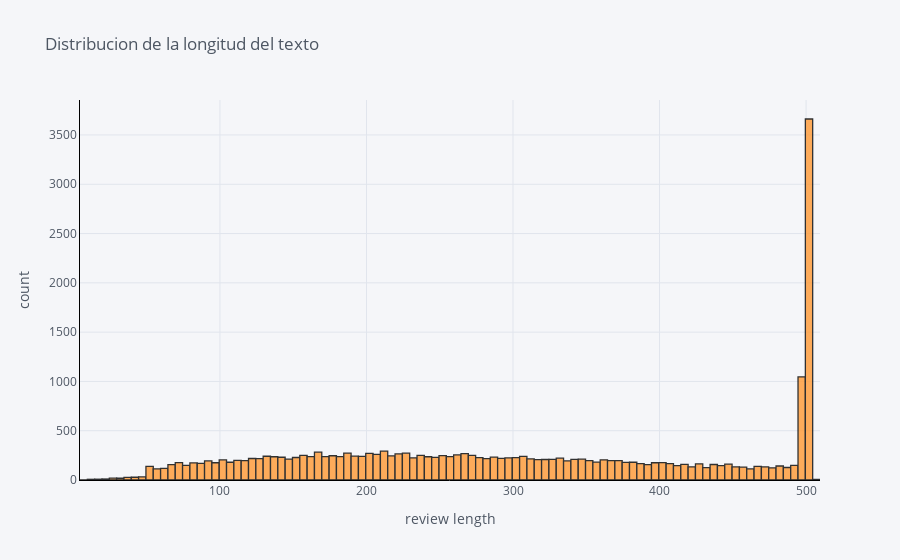

The notebook cell saved with this chart:
### Markdown cell above
### LONGITUD DEL TEXTO

### Code cell
df['c_review_len'].iplot(
    kind='hist',
    bins=100,
    xTitle='review length',
    linecolor='black',
    yTitle='count',
    title='Distribucion de la longitud del texto')

### Figure 1 — Plotly figure (JSON) as saved in the notebook; plotly's stock layout.template omitted (floating-point values rounded to 4 significant figures; data arrays with more than 128 entries replaced by an {"elided": "..."} marker saying what was removed)
{"data": [{"histfunc": "count", "histnorm": "", "marker": {"color": "rgba(255, 153, 51, 1.0)", "line": {"color": "#000000", "width": 1.3}}, "name": "c_review_len", "nbinsx": 100, "opacity": 0.8, "orientation": "v", "type": "histogram", "x": {"elided": "22641 int values"}}], "layout": {"barmode": "overlay", "legend": {"bgcolor": "#F5F6F9", "font": {"color": "#4D5663"}}, "paper_bgcolor": "#F5F6F9", "plot_bgcolor": "#F5F6F9", "title": {"font": {"color": "#4D5663"}, "text": "Distribucion de la longitud del texto"}, "xaxis": {"gridcolor": "#E1E5ED", "linecolor": "black", "showgrid": true, "tickfont": {"color": "#4D5663"}, "title": {"font": {"color": "#4D5663"}, "text": "review length"}, "zerolinecolor": "#E1E5ED"}, "yaxis": {"gridcolor": "#E1E5ED", "linecolor": "black", "showgrid": true, "tickfont": {"color": "#4D5663"}, "title": {"font": {"color": "#4D5663"}, "text": "count"}, "zerolinecolor": "#E1E5ED"}}}
